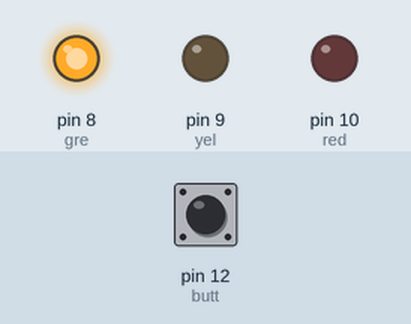
This sketch was run on a simulated Arduino Uno, built with avr-gcc and run on an emulated ATmega328P. Parts: output pins drawn as LEDs (lit = HIGH). Inputs (shaded band) come from the test bench; at power-on: pin 12 (butt) LOW.

Above: at 1.2 s.
1.3 s: pin 12 (butt) pulled HIGH for 0.15 s
At 3.9 s:
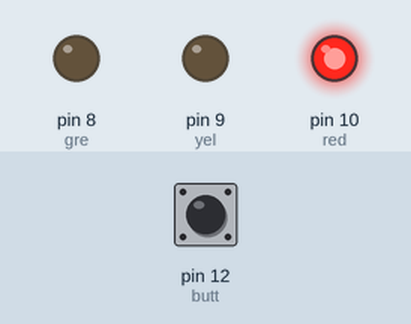
4.4 s: pin 12 (butt) pulled HIGH for 1 s
At 6.6 s:
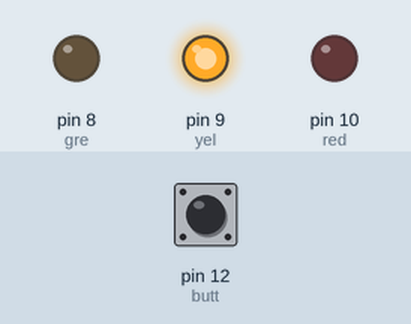
8.4 s: pin 12 (butt) pulled HIGH for 3.2 s
At 11.8 s:
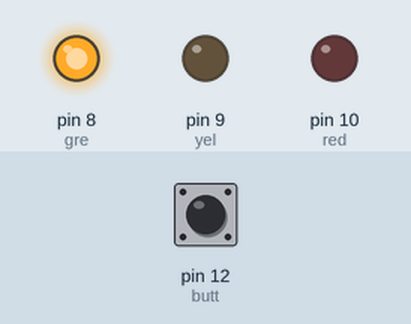
Timing chart, 0 to 13.3 s (numbered marks = the images above; inputs shaded):
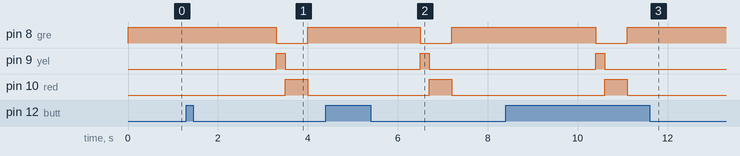

Measured:
- after the input at 1.3 s, pin 8 (gre): HIGH → LOW after 2.0 s, → HIGH 0.70 s later; pin 9 (yel): LOW → HIGH after 2.0 s, → LOW 0.20 s later; pin 10 (red): LOW → HIGH after 2.2 s, → LOW 0.50 s later
- after the input at 4.4 s, pin 8 (gre): HIGH → LOW after 2.1 s, → HIGH 0.70 s later; pin 9 (yel): LOW → HIGH after 2.1 s, → LOW 0.20 s later; pin 10 (red): LOW → HIGH after 2.3 s, → LOW 0.50 s later
- after the input at 8.4 s, pin 8 (gre): HIGH → LOW after 2.0 s, → HIGH 0.70 s later; pin 9 (yel): LOW → HIGH after 2.0 s, → LOW 0.20 s later; pin 10 (red): LOW → HIGH after 2.2 s, → LOW 0.50 s later

The sketch:

teste.ino
```cpp
//Semáforo com botão de pedestre

//Vamos dar um nome para as portas.
int red = 10;
int yel = 9;
int gre = 8;
int butt = 12;

void setup() {
  //Especificando que essas portas são saídas...
 pinMode(red, OUTPUT);
 pinMode(yel, OUTPUT);
 pinMode(gre, OUTPUT);
  // O botão será uma entrada...
 pinMode(butt, INPUT);

 digitalWrite(red, LOW);
 digitalWrite(yel, LOW);
 digitalWrite(gre, HIGH);
}

void loop() {
  //(Se a porta digital ler "1" na variável botão)
  if (digitalRead(butt) == HIGH){
    delay(2000);
    semaforo();
  }
}
void semaforo(){

  //Amarelo acende.

  digitalWrite(red, LOW);
  digitalWrite(yel, HIGH);
  digitalWrite(gre, LOW);

  //esperamos um tempo

  delay(200);

  //Vermelho acende.

  digitalWrite(red, HIGH);
  digitalWrite(yel, LOW);

  delay(500);

  //verde acende.

  digitalWrite(red, LOW);
  digitalWrite(gre, HIGH);

  delay(500);

}
```
